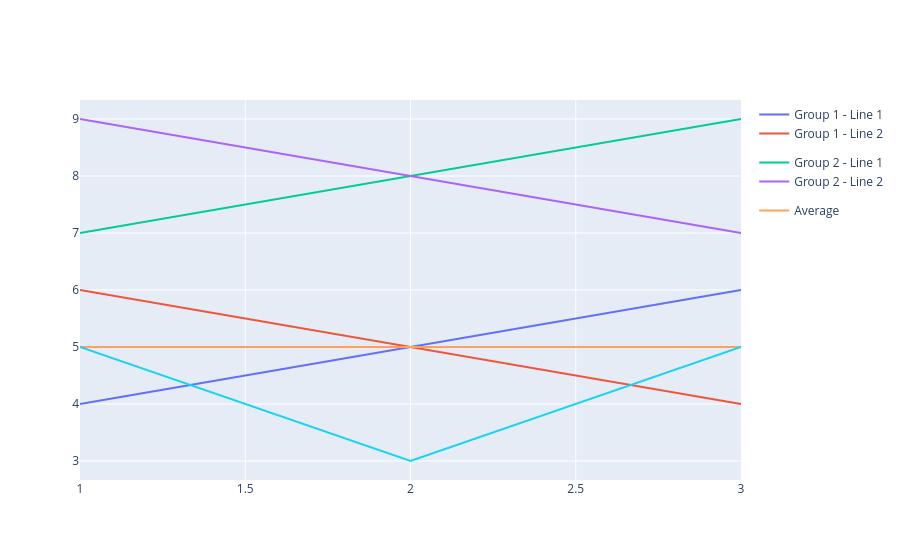

Notebook source saved alongside this figure:
### Code cell
import plotly.graph_objects as go

# Sample data
fig = go.Figure()

# Group 1
fig.add_trace(go.Scatter(
    x=[1, 2, 3],
    y=[4, 5, 6],
    mode='lines',
    name='Group 1 - Line 1',
    legendgroup='Group 1'
))
fig.add_trace(go.Scatter(
    x=[1, 2, 3],
    y=[6, 5, 4],
    mode='lines',
    name='Group 1 - Line 2',
    legendgroup='Group 1'
))

# Group 2
fig.add_trace(go.Scatter(
    x=[1, 2, 3],
    y=[7, 8, 9],
    mode='lines',
    name='Group 2 - Line 1',
    legendgroup='Group 2'
))
fig.add_trace(go.Scatter(
    x=[1, 2, 3],
    y=[9, 8, 7],
    mode='lines',
    name='Group 2 - Line 2',
    legendgroup='Group 2'
))

# Traces with the same name
fig.add_trace(go.Scatter(
    x=[1, 2, 3],
    y=[5, 5, 5],
    mode='lines',
    name='Average',
    legendgroup='Average'
))
fig.add_trace(go.Scatter(
    x=[1, 2, 3],
    y=[5, 3, 5],
    mode='lines',
    name='Average',
    legendgroup='Average',
    showlegend=False  # Only show one legend item for the group
))

# Update layout with legend options
fig.update_layout(
    legend=dict(
        groupclick='togglegroup'  # This controls the behavior when clicking on a group
    )
)

fig.show()

### Figure 1 — Plotly figure (JSON) as saved in the notebook; plotly's stock layout.template omitted (floating-point values rounded to 4 significant figures)
{"data": [{"legendgroup": "Group 1", "mode": "lines", "name": "Group 1 - Line 1", "type": "scatter", "x": [1, 2, 3], "y": [4, 5, 6]}, {"legendgroup": "Group 1", "mode": "lines", "name": "Group 1 - Line 2", "type": "scatter", "x": [1, 2, 3], "y": [6, 5, 4]}, {"legendgroup": "Group 2", "mode": "lines", "name": "Group 2 - Line 1", "type": "scatter", "x": [1, 2, 3], "y": [7, 8, 9]}, {"legendgroup": "Group 2", "mode": "lines", "name": "Group 2 - Line 2", "type": "scatter", "x": [1, 2, 3], "y": [9, 8, 7]}, {"legendgroup": "Average", "mode": "lines", "name": "Average", "type": "scatter", "x": [1, 2, 3], "y": [5, 5, 5]}, {"legendgroup": "Average", "mode": "lines", "name": "Average", "showlegend": false, "type": "scatter", "x": [1, 2, 3], "y": [5, 3, 5]}], "layout": {"legend": {"groupclick": "togglegroup"}}}
